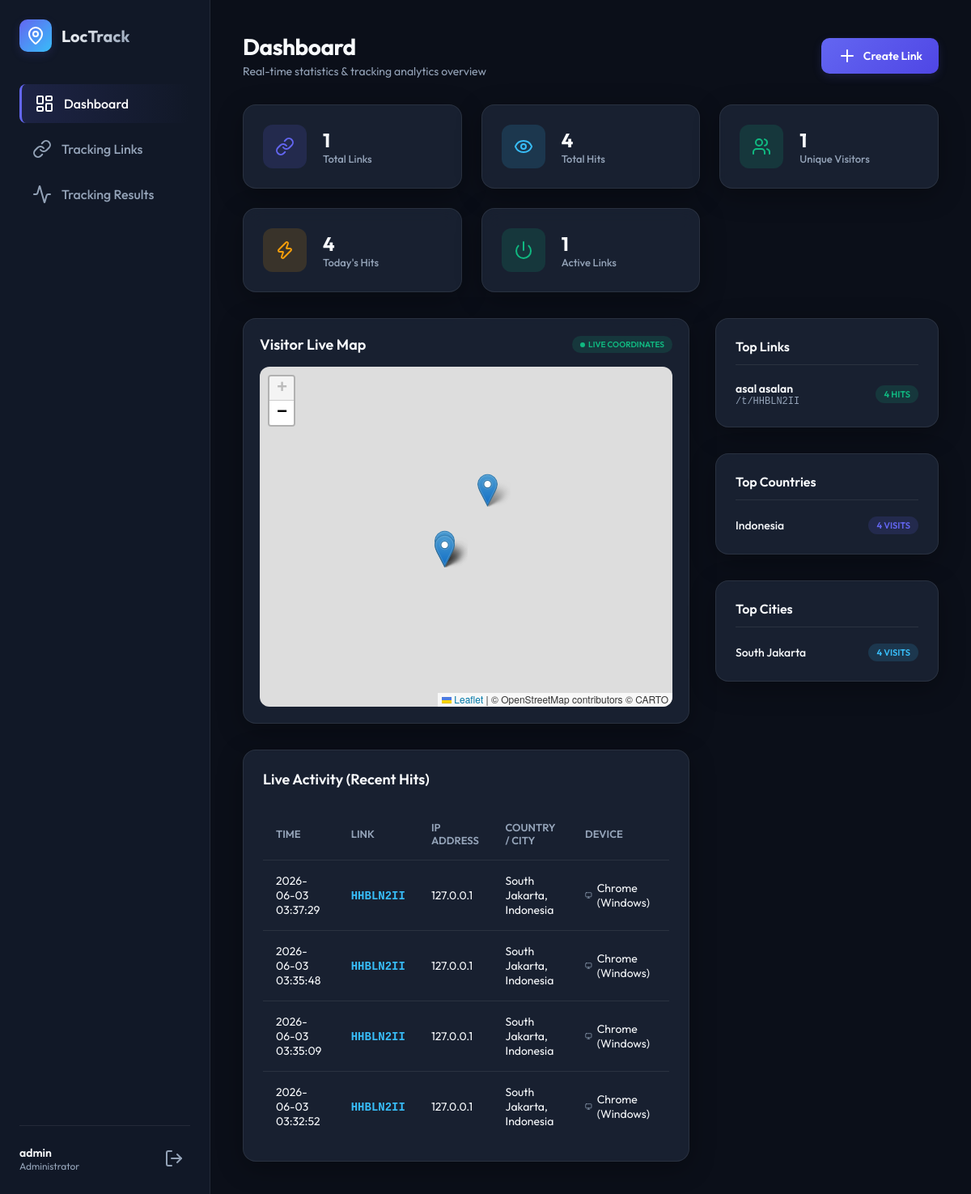
The page /dashboard/ (signed in) on the database its author committed.
### tracking/models.py (models this page shows, shortened)
class TrackingHit(models.Model):
    tracking_link = models.ForeignKey(TrackingLink, on_delete=models.CASCADE, related_name='hits')
    ip_address = models.GenericIPAddressField()
    latitude = models.DecimalField(max_digits=12, decimal_places=9, null=True, blank=True)
    longitude = models.DecimalField(max_digits=12, decimal_places=9, null=True, blank=True)
    accuracy = models.FloatField(null=True, blank=True)
    country = models.CharField(max_length=255, blank=True, null=True)
    province = models.CharField(max_length=255, blank=True, null=True)
    city = models.CharField(max_length=255, blank=True, null=True)
    district = models.CharField(max_length=255, blank=True, null=True)
    full_address = models.TextField(blank=True, null=True)
    isp = models.CharField(max_length=255, blank=True, null=True)
    asn = models.CharField(max_length=255, blank=True, null=True)
    browser = models.CharField(max_length=100, blank=True, null=True)
    browser_version = models.CharField(max_length=100, blank=True, null=True)
    os = models.CharField(max_length=100, blank=True, null=True)
    device_type = models.CharField(max_length=100, blank=True, null=True)
    language = models.CharField(max_length=100, blank=True, null=True)
    screen_width = models.IntegerField(null=True, blank=True)
    screen_height = models.IntegerField(null=True, blank=True)
    referrer = models.CharField(max_length=500, blank=True, null=True)
    visited_at = models.DateTimeField(auto_now_add=True)

class TrackingLink(models.Model):
    uuid = models.UUIDField(default=uuid.uuid4, unique=True, editable=False)
    name = models.CharField(max_length=255)
    description = models.TextField(blank=True, null=True)
    code = models.CharField(max_length=50, unique=True)
    require_gps = models.BooleanField(default=True)
    redirect_url = models.URLField(blank=True, null=True)
    is_active = models.BooleanField(default=True)
    created_at = models.DateTimeField(auto_now_add=True)
    expired_at = models.DateTimeField(blank=True, null=True)
    created_by = models.ForeignKey(User, on_delete=models.CASCADE, related_name='tracking_links')

### dashboard/views.py (the view)
# urls.py: path('dashboard/', dashboard_home, name='dashboard'),
@login_required
def dashboard_home(request):
    user = request.user
    user_links = TrackingLink.objects.filter(created_by=user)
    user_hits = TrackingHit.objects.filter(tracking_link__created_by=user)
    total_links = user_links.count()
    total_hits = user_hits.count()
    active_links = user_links.filter(is_active=True).count()
    unique_visitors = user_hits.values('ip_address').distinct().count()
    today_hits = user_hits.filter(visited_at__date=timezone.localdate()).count()
    top_countries = user_hits.values('country').annotate(count=Count('id')).order_by('-count')[:5]
    top_cities = user_hits.values('city').annotate(count=Count('id')).order_by('-count')[:5]
    most_accessed = user_links.annotate(count=Count('hits')).order_by('-count')[:5]
    latest_hits = user_hits.order_by('-visited_at')[:20]
    map_hits = user_hits.exclude(latitude__isnull=True, longitude__isnull=True).order_by('-visited_at')[:100]
    context = {
        'total_links': total_links,
        'total_hits': total_hits,
        'active_links': active_links,
        'unique_visitors': unique_visitors,
        'today_hits': today_hits,
        'top_countries': top_countries,
        'top_cities': top_cities,
        'most_accessed': most_accessed,
        'latest_hits': latest_hits,
        'map_hits': map_hits,
    }
    return render(request, 'dashboard/index.html', context)

### templates/dashboard/index.html (shortened to what this page needs)
{% extends "base.html" %}
{% block content %}
<header>
    <div>
        <h1>Dashboard</h1>
        <div class="subtitle">Real-time statistics & tracking analytics overview</div>
    </div>
    <div>
        <a href="{% url 'link_create' %}" class="btn btn-primary">
            <i data-lucide="plus"></i>
            Create Link
        </a>
    </div>
</header>
<div class="stats-grid">
    <div class="glass-card stat-card">
        <div class="stat-icon" style="background-color: var(--primary-glow); color: var(--primary);">
            <i data-lucide="link"></i>
        </div>
        <div>
            <div class="stat-number">{{ total_links }}</div>
            <div class="stat-label">Total Links</div>
        </div>
    </div>
    <div class="glass-card stat-card">
        <div class="stat-icon" style="background-color: var(--accent-glow); color: var(--accent);">
            <i data-lucide="eye"></i>
        </div>
        <div>
            <div class="stat-number">{{ total_hits }}</div>
            <div class="stat-label">Total Hits</div>
        </div>
    </div>
    <div class="glass-card stat-card">
        <div class="stat-icon" style="background-color: var(--success-glow); color: var(--success);">
            <i data-lucide="users"></i>
        </div>
        <div>
            <div class="stat-number">{{ unique_visitors }}</div>
            <div class="stat-label">Unique Visitors</div>
        </div>
    </div>
    <div class="glass-card stat-card">
        <div class="stat-icon" style="background-color: rgba(245, 158, 11, 0.15); color: var(--warning);">
            <i data-lucide="zap"></i>
        </div>
        <div>
            <div class="stat-number">{{ today_hits }}</div>
            <div class="stat-label">Today's Hits</div>
        </div>
    </div>
    <div class="glass-card stat-card">
        <div class="stat-icon" style="background-color: var(--success-glow); color: var(--success);">
            <i data-lucide="power"></i>
        </div>
        <div>
            <div class="stat-number">{{ active_links }}</div>
            <div class="stat-label">Active Links</div>
        </div>
    </div>
</div>
<div class="dashboard-layout">
    <div class="column">
        <div class="glass-card" style="padding: 20px;">
            <div style="display: flex; justify-content: space-between; align-items: center; margin-bottom: 16px;">
                <h3 style="font-size: 18px; font-weight: 600;">Visitor Live Map</h3>
                <span class="badge badge-success" style="font-size: 10px; display: flex; align-items: center; gap: 4px;">
                    <span style="width: 6px; height: 6px; border-radius: 50%; background-color: var(--success); display: inline-block;"></span>
                    Live Coordinates
                </span>
            </div>
            <div id="dashboard-map" style="height: 420px; border-radius: 12px; z-index: 1;"></div>
        </div>
        <div class="glass-card">
            <h3 style="font-size: 18px; font-weight: 600; margin-bottom: 16px;">Live Activity (Recent Hits)</h3>
            <div class="data-table-container">
                <table>
                    <thead>
                        <tr>
                            <th>Time</th>
                            <th>Link</th>
                            <th>IP Address</th>
                            <th>Country / City</th>
                            <th>Device</th>
                        </tr>
                    </thead>
                    <tbody>
                        {% for hit in latest_hits %}
                        <tr style="cursor: pointer;" onclick="window.location='{% url 'result_detail' hit.pk %}'">
                            <td>{{ hit.visited_at|date:"Y-m-d H:i:s" }}</td>
                            <td><span style="font-family: monospace; font-weight: 600; color: var(--accent);">{{ hit.tracking_link.code }}</span></td>
                            <td>{{ hit.ip_address }}</td>
                            <td>
                                {% if hit.country %}
                                    {{ hit.city }}, {{ hit.country }}
                                {% else %}
                                    <span style="color: var(--text-muted);">Unknown</span>
                                {% endif %}
                            </td>
                            <td>
                                <div style="display: flex; align-items: center; gap: 6px;">
                                    {% if hit.device_type == 'Mobile' %}
                                        <i data-lucide="smartphone" style="width: 14px; height: 14px; color: var(--text-muted);"></i>
                                    {% elif hit.device_type == 'Tablet' %}
                                        <i data-lucide="tablet" style="width: 14px; height: 14px; color: var(--text-muted);"></i>
                                    {% else %}
                                        <i data-lucide="monitor" style="width: 14px; height: 14px; color: var(--text-muted);"></i>
                                    {% endif %}
                                    <span>{{ hit.browser }} ({{ hit.os }})</span>
                                </div>
                            </td>
                        </tr>
                        {% empty %}
                        <tr>
                            <td colspan="5" style="text-align: center; color: var(--text-muted); padding: 32px;">No activities recorded yet.</td>
                        </tr>
                        {% endfor %}
                    </tbody>
                </table>
            </div>
        </div>
    </div>
    <div class="column">
        <div class="glass-card">
            <h3 style="font-size: 16px; font-weight: 600; margin-bottom: 20px; border-bottom: 1px solid var(--border-color); padding-bottom: 12px;">Top Links</h3>
            <div style="display: flex; flex-direction: column; gap: 16px;">
                {% for link in most_accessed %}
                <div style="display: flex; justify-content: space-between; align-items: center;">
                    <div style="display: flex; flex-direction: column;">
                        <span style="font-weight: 600; font-size: 14px;">{{ link.name }}</span>
                        <span style="font-family: monospace; font-size: 12px; color: var(--text-muted);">/t/{{ link.code }}</span>
                    </div>
                    <span class="badge badge-success">{{ link.count }} Hits</span>
                </div>
                {% empty %}
                <div style="text-align: center; color: var(--text-muted); font-size: 13px;">No links created yet.</div>
                {% endfor %}
            </div>
        </div>
        <div class="glass-card">
            <h3 style="font-size: 16px; font-weight: 600; margin-bottom: 20px; border-bottom: 1px solid var(--border-color); padding-bottom: 12px;">Top Countries</h3>
            <div style="display: flex; flex-direction: column; gap: 16px;">
                {% for item in top_countries %}
                <div style="display: flex; justify-content: space-between; align-items: center;">
                    <span style="font-weight: 500; font-size: 14px;">{{ item.country|default:"Unknown" }}</span>
                    <span class="badge badge-success" style="background-color: var(--primary-glow); color: var(--primary);">{{ item.count }} Visits</span>
                </div>
                {% empty %}
                <div style="text-align: center; color: var(--text-muted); font-size: 13px;">No country data available.</div>
                {% endfor %}
            </div>
        </div>
        <div class="glass-card">
            <h3 style="font-size: 16px; font-weight: 600; margin-bottom: 20px; border-bottom: 1px solid var(--border-color); padding-bottom: 12px;">Top Cities</h3>
            <div style="display: flex; flex-direction: column; gap: 16px;">
                {% for item in top_cities %}
                <div style="display: flex; justify-content: space-between; align-items: center;">
                    <span style="font-weight: 500; font-size: 14px;">{{ item.city|default:"Unknown" }}</span>
                    <span class="badge badge-success" style="background-color: var(--accent-glow); color: var(--accent);">{{ item.count }} Visits</span>
                </div>
                {% empty %}
                <div style="text-align: center; color: var(--text-muted); font-size: 13px;">No city data available.</div>
                {% endfor %}
            </div>
        </div>
    </div>
</div>
{% endblock %}

### templates/base.html (shortened to what this page needs)
<!DOCTYPE html>
<html lang="en">
<head>
    <link rel="stylesheet" href="https://unpkg.com/leaflet@1.9.4/dist/leaflet.css" />
</head>
<body>
    {% if request.user.is_authenticated %}
    <aside>
        <div class="logo-area">
            <div class="logo-icon">
                <i data-lucide="map-pin"></i>
            </div>
            <div class="logo-text">LocTrack</div>
        </div>
        <ul class="nav-links">
            <li class="{% if request.resolver_match.url_name == 'dashboard' %}active{% endif %}">
                <a href="{% url 'dashboard' %}">
                    <i data-lucide="layout-dashboard"></i>
                    Dashboard
                </a>
            </li>
            <li class="{% if 'link' in request.resolver_match.url_name %}active{% endif %}">
                <a href="{% url 'link_list' %}">
                    <i data-lucide="link"></i>
                    Tracking Links
                </a>
            </li>
            <li class="{% if 'result' in request.resolver_match.url_name %}active{% endif %}">
                <a href="{% url 'result_list' %}">
                    <i data-lucide="activity"></i>
                    Tracking Results
                </a>
            </li>
        </ul>
        <div class="user-section">
            <div class="user-info">
                <span class="username">{{ request.user.username }}</span>
                <span class="user-role">Administrator</span>
            </div>
            <a href="{% url 'logout' %}" class="logout-btn" title="Logout">
                <i data-lucide="log-out"></i>
            </a>
        </div>
    </aside>
    {% endif %}
    <main>
        {% block content %}{% endblock %}
    </main>
</body>
</html>

### rows shown on the page
TrackingHit: visited_at "2026-06-03 03:37:29", tracking_link.code "HHBLN2II", ip_address "127.0.0.1", city "South Jakarta", country "Indonesia", browser "Chrome", os "Windows"
TrackingHit: visited_at "2026-06-03 03:35:48", tracking_link.code "HHBLN2II", ip_address "127.0.0.1", city "South Jakarta", country "Indonesia", browser "Chrome", os "Windows"
TrackingHit: visited_at "2026-06-03 03:35:09", tracking_link.code "HHBLN2II", ip_address "127.0.0.1", city "South Jakarta", country "Indonesia", browser "Chrome", os "Windows"
TrackingHit: visited_at "2026-06-03 03:32:52", tracking_link.code "HHBLN2II", ip_address "127.0.0.1", city "South Jakarta", country "Indonesia", browser "Chrome", os "Windows"
TrackingLink: name "asal asalan", code "HHBLN2II", count "4"

### other values the page prints
{{ request.user.username }} "admin"
{{ total_links }} "1"
{{ total_hits }} "4"
{{ unique_visitors }} "1"
{{ today_hits }} "4"
{{ active_links }} "1"
{{ item.country|default:"Unknown" }} "Indonesia"
{{ item.count }} "4"
{{ item.city|default:"Unknown" }} "South Jakarta"
